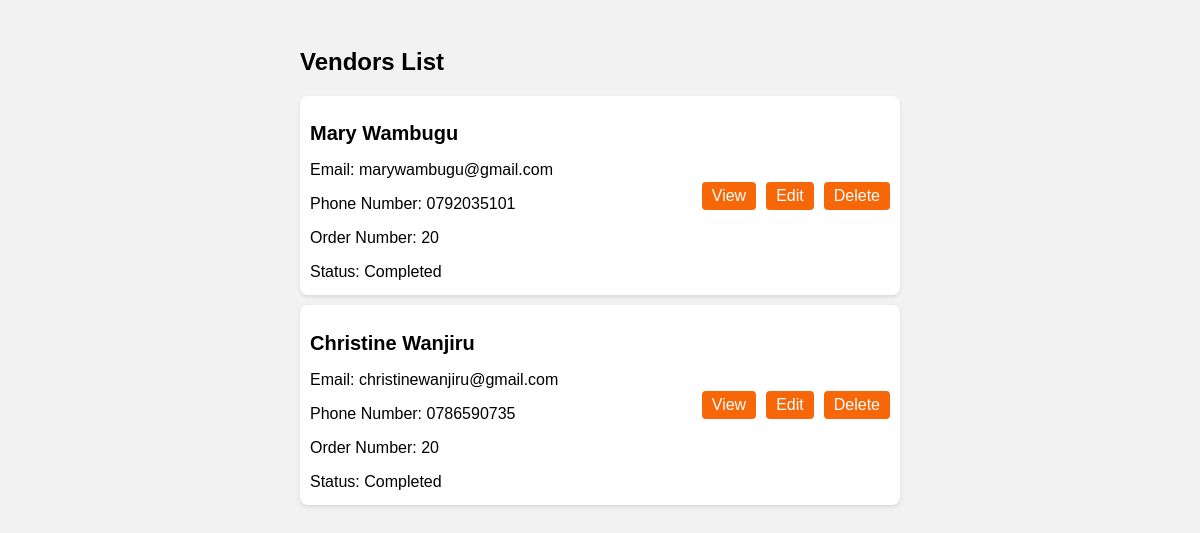
/vendor/vendors/list/, run on an earlier commit of the app's database.
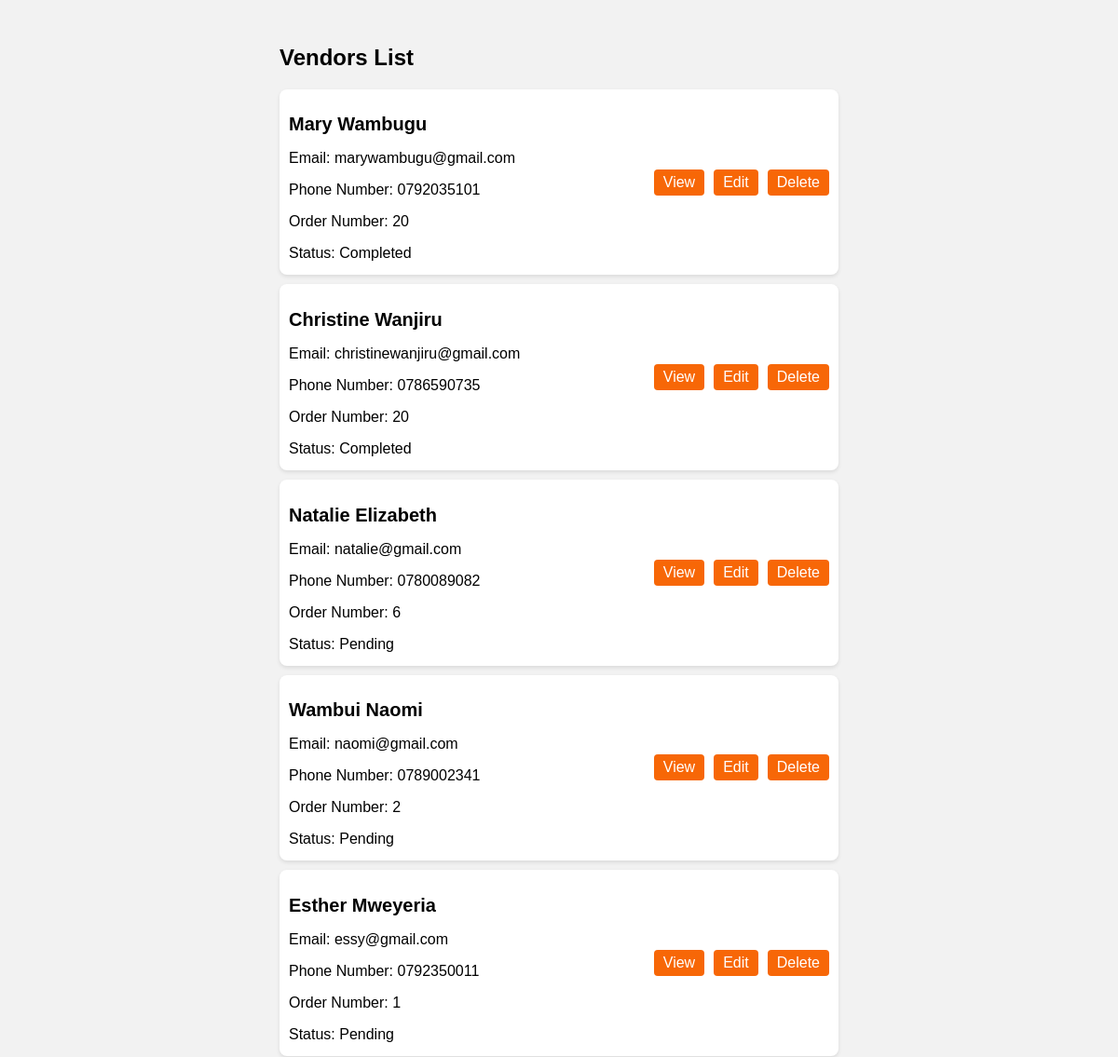
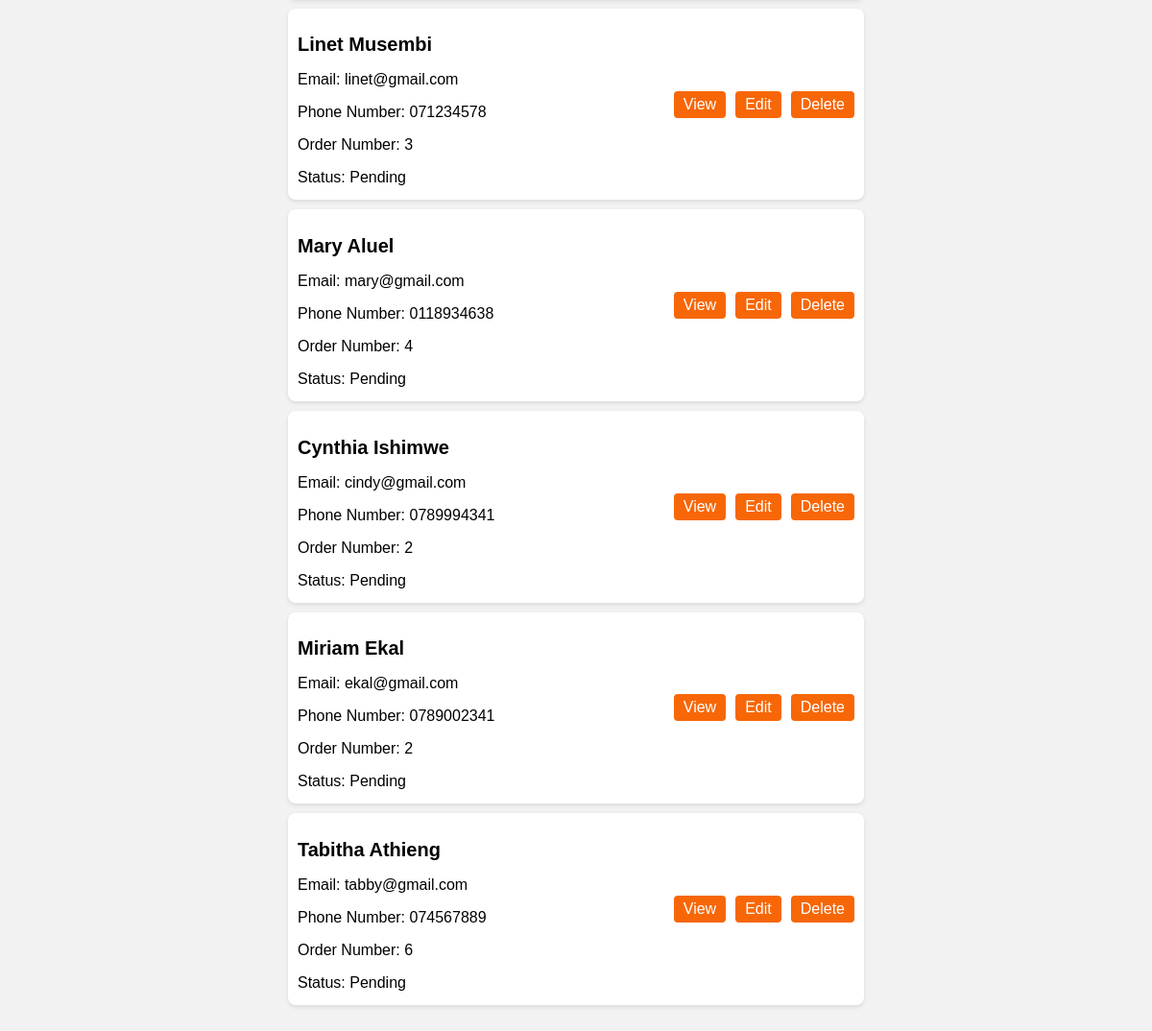
And on a later commit of the database (2 pictures, top to bottom).
### vendor/models.py (models this page shows, shortened)
class Vendor(models.Model):
    first_name = models.CharField(max_length=50)
    last_name = models.CharField(max_length=50)
    email = models.EmailField(unique=True)
    phone_number = models.CharField(max_length=20)
    address=models.CharField(max_length=20)
    order_number = models.CharField(max_length=50)
    order_date = models.DateField()
    is_completed = models.BooleanField(default=False)
    profile_image = models.ImageField(upload_to='vendor_images/', default='default_vendor_image.png')

### vendor/views.py (the view)
# urls.py: path("vendors/list/", vendor_list, name="vendor-list"),
def vendor_list(request):
    vendors = Vendor.objects.all()
    return render(request, 'vendor/vendor_list.html', {'vendors': vendors})

### templates/vendor/vendor_list.html (shortened to what this page needs)
<!DOCTYPE html>
<html lang="en">
<head>
</head>
<body>
    <div class="vendor-list">
        <h2>Vendors List</h2>
        {% for vendor in vendors %}
            <div class="vendor-item">
                <div class="vendor-details">
                    <h2>{{ vendor.first_name }} {{ vendor.last_name }}</h2>
                    <p>Email: {{ vendor.email }}</p>
                    <p>Phone Number: {{ vendor.phone_number }}</p>
                    <p>Order Number: {{ vendor.order_number }}</p>
                    <p>Status: {% if vendor.is_completed %}Completed{% else %}Pending{% endif %}</p>
                </div>
                <div class="vendor-actions">
                    <a href="{% url 'vendor-detail' vendor.pk %}">View</a>
                    <a href="{% url 'edit-vendor' vendor.pk %}">Edit</a>
                    <a href="{% url 'delete-vendor' vendor.pk %}">Delete</a>
                </div>
            </div>
        {% endfor %}
    </div>
</body>
</html>

What changed in the data, as far as the page shows it:
added Vendor: first_name "Natalie", last_name "Elizabeth", email "natalie@gmail.com", phone_number "0780089082", order_number "6", is_completed "Pending"
added Vendor: first_name "Wambui", last_name "Naomi", email "naomi@gmail.com", phone_number "0789002341", order_number "2", is_completed "Pending"
added Vendor: first_name "Esther", last_name "Mweyeria", email "essy@gmail.com", phone_number "0792350011", order_number "1", is_completed "Pending"
added Vendor: first_name "Linet", last_name "Musembi", email "linet@gmail.com", phone_number "071234578", order_number "3", is_completed "Pending"
added Vendor: first_name "Mary", last_name "Aluel", email "mary@gmail.com", phone_number "0118934638", order_number "4", is_completed "Pending"
added Vendor: first_name "Cynthia", last_name "Ishimwe", email "cindy@gmail.com", phone_number "0789994341", order_number "2", is_completed "Pending"
added Vendor: first_name "Miriam", last_name "Ekal", email "ekal@gmail.com", phone_number "0789002341", order_number "2", is_completed "Pending"
added Vendor: first_name "Tabitha", last_name "Athieng", email "tabby@gmail.com", phone_number "074567889", order_number "6", is_completed "Pending"
